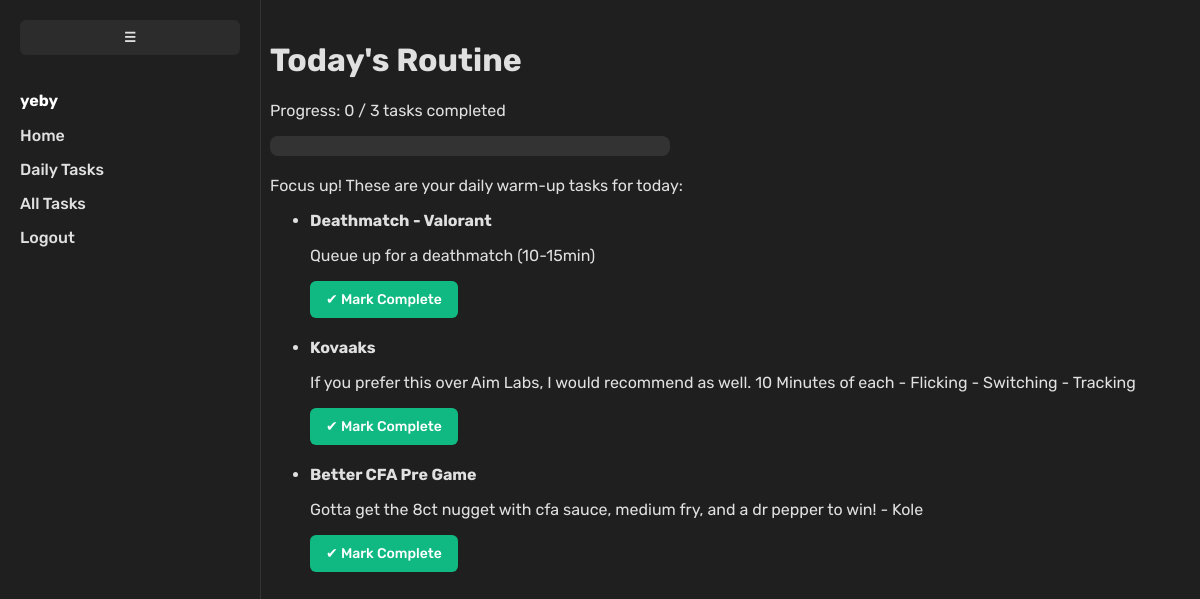
Page /tasks/daily/ (signed in) on the earlier database version.
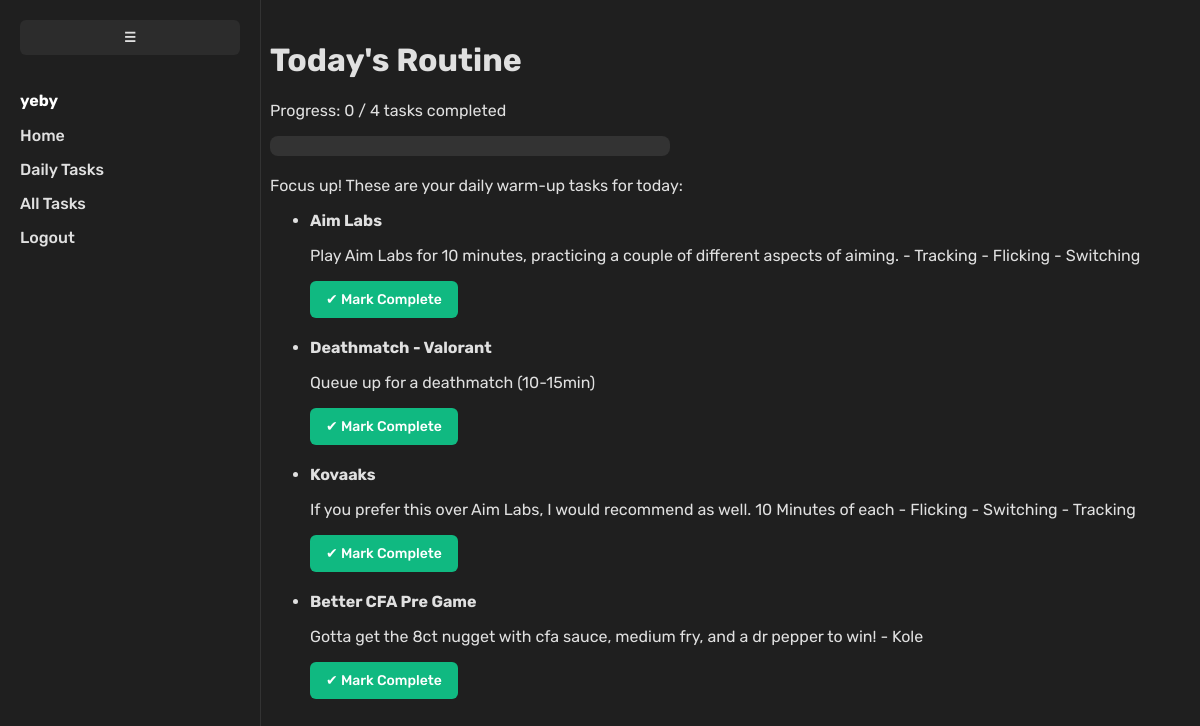
Same page on the later database version.
### tasks/models.py (models this page shows, shortened)
class Task(models.Model):
    user = models.ForeignKey(User, on_delete=models.CASCADE)
    title = models.CharField(max_length=255)
    description = models.TextField(blank=True)
    created_at = models.DateTimeField(auto_now_add=True)
    completed = models.BooleanField(default=False)
    is_daily = models.BooleanField(default=False)
    completed_at = models.DateTimeField(null=True, blank=True)

### tasks/views.py (the view)
# urls.py: path('daily/', views.daily_tasks, name='daily_tasks'),
def daily_tasks(request):
    today = timezone.now().date()
    tasks = Task.objects.filter(user=request.user, is_daily=True)
    completed_count = 0
    for task in tasks:
        task.done_today = (
            task.completed_at and task.completed_at.date() == today
        )
        if task.done_today:
            completed_count += 1
    total_tasks = tasks.count()
    progress_percent = int((completed_count / total_tasks) * 100) if total_tasks > 0 else 0
    context = {
        'tasks': tasks,
        'completed_count': completed_count,
        'total_tasks': total_tasks,
        'progress_percent': progress_percent,
    }
    return render(request, 'tasks/daily_tasks.html', context)

### templates/tasks/daily_tasks.html (shortened to what this page needs)
{% load static %}
<!DOCTYPE html>
<html>
    <head>
        <link rel="stylesheet" type="text/css" href="{% static 'css/style.css' %}">
    </head>
    <body>
        {% include 'partials/navbar.html' %}
        <div class="content">
            <h1>Today's Routine</h1>
            {% if total_tasks > 0 %}
            <p>Progress: {{ completed_count }} / {{ total_tasks }} tasks completed</p>
            <div class="progress-bar-container">
              </div>
            {% endif %}
            <p>Focus up! These are your daily warm-up tasks for today:</p>
            <ul>
                {% for task in tasks %}
                    <li style="margin-bottom: 20px;">
                        <strong>{{ task.title }}</strong>
                        <p>{{ task.description }}</p>
                        {% if task.done_today %}
                            <span style="color: #4CAF50;">✔ Done today</span>
                        {% else %}
                            <form method="POST" action="{% url 'complete_daily_task' task.id %}" class="inline-form">
                                <button type="submit" class="btn complete-btn">✔ Mark Complete</button>
                            </form>
                        {% endif %}
                    </li>
                {% empty %}
                    <p>No daily tasks yet! Edit your tasks to add some to your routine.</p>
                {% endfor %}
            </ul>
        </div>
    </body>
</html>

Differences in the rows shown:
now on this page (row edited): Task: title "Aim Labs", description "Play Aim Labs for 10 minutes, practicing a couple of different aspects of aiming. - Tracking - Flicking - Switching", shows "✔ Mark Complete"
Other differences:
{{ total_tasks }}: "3" → "4"
